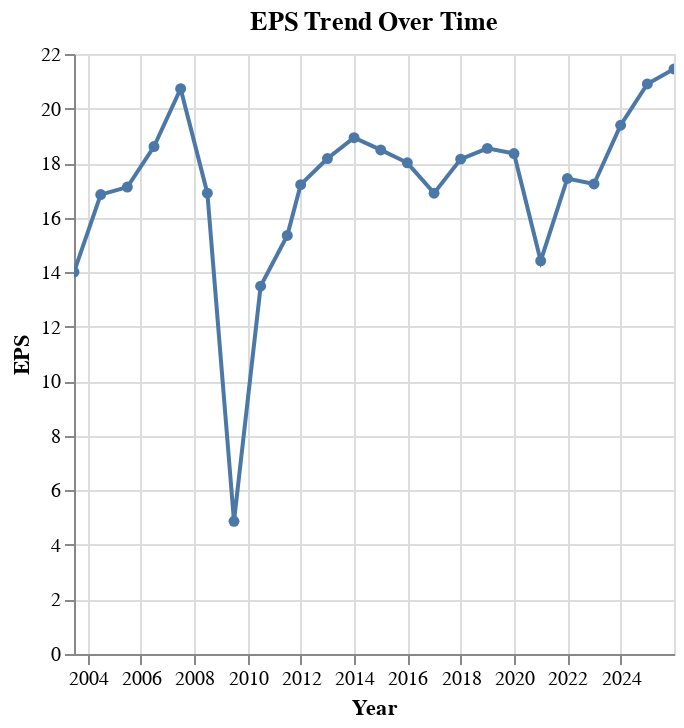

Here is the Vega-Lite specification saved for this chart:
### Vega-Lite specification from a JSON file in a GitHub repository (floating-point values rounded to 4 significant figures)
{"config": {"view": {"continuousWidth": 300, "continuousHeight": 300}}, "data": {"name": "data-133c9031c4806f4773bf42c3dd106183"}, "mark": {"type": "line", "point": true}, "encoding": {"tooltip": [{"field": "Year", "format": "%Y", "type": "temporal"}, {"field": "EPS (earnings per share)", "type": "quantitative"}], "x": {"axis": {"title": "Year"}, "field": "Year", "type": "temporal"}, "y": {"axis": {"title": "EPS"}, "field": "EPS (earnings per share)", "type": "quantitative"}}, "params": [{"name": "param_1", "select": {"type": "interval", "encodings": ["x", "y"]}, "bind": "scales"}], "title": "EPS Trend Over Time", "$schema": "https://vega.github.io/schema/vega-lite/v5.20.1.json", "datasets": {"data-133c9031c4806f4773bf42c3dd106183": [{"Year": "2003-06-30T00:00:00", "EPS (earnings per share)": 14.0, "DPS (Dividend Per Share)": 8.75, "Payout Ratio": 59.24}, {"Year": "2004-06-30T00:00:00", "EPS (earnings per share)": 16.84, "DPS (Dividend Per Share)": 15.0, "Payout Ratio": 87.88}, {"Year": "2005-06-30T00:00:00", "EPS (earnings per share)": 17.12, "DPS (Dividend Per Share)": 25.62, "Payout Ratio": 153.6}, {"Year": "2006-06-30T00:00:00", "EPS (earnings per share)": 18.61, "DPS (Dividend Per Share)": 21.25, "Payout Ratio": 108.0}, {"Year": "2007-06-30T00:00:00", "EPS (earnings per share)": 20.73, "DPS (Dividend Per Share)": 20.0, "Payout Ratio": 84.7}, {"Year": "2008-06-30T00:00:00", "EPS (earnings per share)": 16.9, "DPS (Dividend Per Share)": 13.12, "Payout Ratio": 77.84}, {"Year": "2009-06-30T00:00:00", "EPS (earnings per share)": 4.865, "DPS (Dividend Per Share)": 0.02, "Payout Ratio": -0.1135}, {"Year": "2010-06-30T00:00:00", "EPS (earnings per share)": 13.49, "DPS (Dividend Per Share)": 13.75, "Payout Ratio": 104.9}, {"Year": "2011-06-30T00:00:00", "EPS (earnings per share)": 15.35, "DPS (Dividend Per Share)": 15.0, "Payout Ratio": 96.01}, {"Year": "2011-12-31T00:00:00", "EPS (earnings per share)": 17.21, "DPS (Dividend Per Share)": 18.0, "Payout Ratio": 104.5}, {"Year": "2012-12-31T00:00:00", "EPS (earnings per share)": 18.17, "DPS (Dividend Per Share)": 16.25, "Payout Ratio": 90.63}, {"Year": "2013-12-31T00:00:00", "EPS (earnings per share)": 18.93, "DPS (Dividend Per Share)": 13.38, "Payout Ratio": 70.44}, {"Year": "2014-12-31T00:00:00", "EPS (earnings per share)": 18.48, "DPS (Dividend Per Share)": 14.25, "Payout Ratio": 74.1}, {"Year": "2015-12-31T00:00:00", "EPS (earnings per share)": 18.01, "DPS (Dividend Per Share)": 13.5, "Payout Ratio": 79.71}, {"Year": "2016-12-31T00:00:00", "EPS (earnings per share)": 16.9, "DPS (Dividend Per Share)": 13.0, "Payout Ratio": 76.91}, {"Year": "2017-12-31T00:00:00", "EPS (earnings per share)": 18.14, "DPS (Dividend Per Share)": 13.75, "Payout Ratio": 75.94}, {"Year": "2018-12-31T00:00:00", "EPS (earnings per share)": 18.54, "DPS (Dividend Per Share)": 14.25, "Payout Ratio": 72.84}, {"Year": "2019-12-31T00:00:00", "EPS (earnings per share)": 18.35, "DPS (Dividend Per Share)": 16.0, "Payout Ratio": 80.54}, {"Year": "2020-12-31T00:00:00", "EPS (earnings per share)": 14.42, "DPS (Dividend Per Share)": 13.0, "Payout Ratio": 89.79}, {"Year": "2021-12-31T00:00:00", "EPS (earnings per share)": 17.44, "DPS (Dividend Per Share)": 14.5, "Payout Ratio": 84.36}, {"Year": "2022-12-31T00:00:00", "EPS (earnings per share)": 17.23, "DPS (Dividend Per Share)": 14.5, "Payout Ratio": 86.82}, {"Year": "2023-12-31T00:00:00", "EPS (earnings per share)": 19.39, "DPS (Dividend Per Share)": 15.0, "Payout Ratio": 76.51}, {"Year": "2024-12-31T00:00:00", "EPS (earnings per share)": 20.9, "DPS (Dividend Per Share)": 15.25, "Payout Ratio": 72.72}, {"Year": "2025-12-31T00:00:00", "EPS (earnings per share)": 21.45, "DPS (Dividend Per Share)": 0.0, "Payout Ratio": 0.0}]}}
